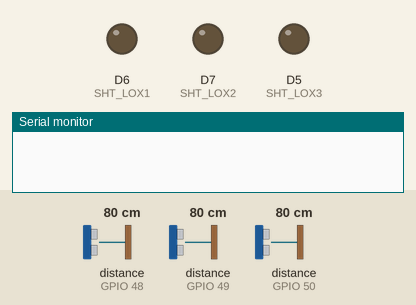
Simulated run of this sketch. Board: ESP8266 (NodeMCU). Shown: output pins drawn as LEDs (lit = HIGH), the last lines printed to the serial monitor. The test bench sets the inputs (shaded band); at power-on: distance to the obstacle (sensors on GPIO 48, GPIO 49, GPIO 50) 80 cm. WiFi joins after 1.5 s; servers stay silent unless stated; uploads are accepted with an empty reply.

Above: at 0.0 s.
At 2.1 s:
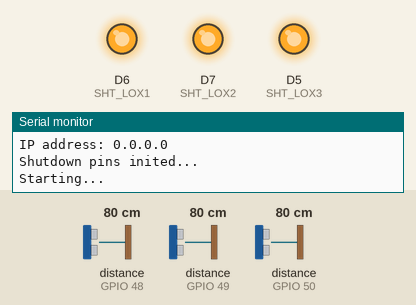
Timing chart, 0 to 3.6 s (numbered marks = the images above):
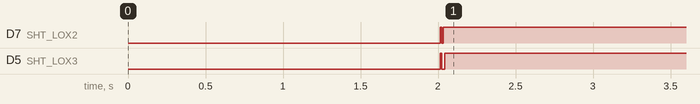

The sketch:

Parking_sensor_project.ino
```cpp
#include <stdint.h>
#include "Adafruit_VL53L0X.h"
#include <Wire.h>
#include <ESP8266WiFi.h>
#include <WiFiClient.h>
#include <ESP8266WebServer.h>
#include <ESP8266HTTPClient.h>

//กำหนด address ของ sensor แต่ละตัว
#define LOX1_ADDRESS 0x30
#define LOX2_ADDRESS 0x31
#define LOX3_ADDRESS 0x32

//กำหนดตัวแปร check ช่องว่างหรือไม่
int state1 = 0;
int state2 = 0;
int state3 = 0;
String state1Data;
String state2Data;
String state3Data;

//กำหนด shutdown pin ของ sensor
#define SHT_LOX1 D6
#define SHT_LOX2 D7
#define SHT_LOX3 D5

//objects สำหรับ sensor
Adafruit_VL53L0X lox1 = Adafruit_VL53L0X();
Adafruit_VL53L0X lox2 = Adafruit_VL53L0X();
Adafruit_VL53L0X lox3 = Adafruit_VL53L0X();

//กำหนดตัวแปรสำหรับการวัดค่า
VL53L0X_RangingMeasurementData_t measure1;
VL53L0X_RangingMeasurementData_t measure2;
VL53L0X_RangingMeasurementData_t measure3;

//กำหนดการเชื่อมต่อ WIFI
const char *ssid = "true_home2G_5FE"; // ชื่อ WiFi
const char *password = "06800727"; // password ของ WiFi
const char *host = "3.0.177.239"; // server address


//function เริ่มต้นสำหรับการ set การทำงานของ sensor เพื่อสามารถใช้ได้หลายตัว
void setID() {
  // reset sensor ทุกตัว
  digitalWrite(SHT_LOX1, LOW);
  digitalWrite(SHT_LOX2, LOW);
  digitalWrite(SHT_LOX3, LOW);
  delay(10);
  // เปิดการทำงาน sensor ทุกตัว
  digitalWrite(SHT_LOX1, HIGH);
  digitalWrite(SHT_LOX2, HIGH);
  digitalWrite(SHT_LOX3, HIGH);
  delay(10);

  // เปิดการทำงานของ sensor ตัวที่ 1
  digitalWrite(SHT_LOX1, HIGH);
  digitalWrite(SHT_LOX2, LOW);
  digitalWrite(SHT_LOX3, LOW);

  // check การเชื่อมต่อ sensor ตัวที่ 1
  if(!lox1.begin(LOX1_ADDRESS)) {
    Serial.println(F("Failed to boot first VL53L0X"));
    while(1);
  }
  delay(10);

  // เปิดการทำงานของ sensor ตัวที่ 2
  digitalWrite(SHT_LOX2, HIGH);
  delay(10);

  //check การเชื่อมต่อ sensor ตัวที่ 2
  if(!lox2.begin(LOX2_ADDRESS)) {
    Serial.println(F("Failed to boot second VL53L0X"));
    while(1);
  }

  // เปิดการทำงานของ sensor ตัวที่ 3
  digitalWrite(SHT_LOX3, HIGH);
  delay(10);

  //check การเชื่อมต่อ sensor ตัวที่ 3
  if(!lox3.begin(LOX3_ADDRESS)) {
    Serial.println(F("Failed to boot third VL53L0X"));
    while(1);
  }
}

void setup() {
  Serial.begin(115200);
  delay(1000);
  WiFi.mode(WIFI_OFF);
  delay(1000);
  WiFi.mode(WIFI_STA);

  //เชื่อมต่อ WIFI Router
  WiFi.begin(ssid, password);
  Serial.print("Connected to ");
  Serial.println(ssid);
  Serial.print("IP address: ");
  Serial.println(WiFi.localIP());

  //กำหนด pin ของ sensor
  pinMode(SHT_LOX1, OUTPUT);
  pinMode(SHT_LOX2, OUTPUT);
  pinMode(SHT_LOX3, OUTPUT);

  //reset sensor ทุกตัวเมื่อเริ่มต้นการทำงานของ NodeMCU
  Serial.println("Shutdown pins inited...");
  digitalWrite(SHT_LOX1, LOW);
  digitalWrite(SHT_LOX2, LOW);
  digitalWrite(SHT_LOX3, LOW);

  //ตั้งค่า sensor สำหรับการใช้งาน
  Serial.println("Starting...");
  setID();
}

void loop() {
// ส่วนของ Sensor
  //sensor ทำงานเพื่อรับค่าและแสดงผล
  lox1.rangingTest(&measure1, false);
  lox2.rangingTest(&measure2, false);
  lox3.rangingTest(&measure3, false);

  //check ช่องว่างหรือไม่ (ว่าง = 1, ไม่ว่าง = 0)
  if(measure1.RangeStatus != 4){
    if(measure1.RangeMilliMeter <= 300){
      state1 = 0;
    }else {
      state1 = 1;
    }
  } else {state1 = 1;}
  Serial.print("Sensor1: ");
  Serial.print(state1);

  if(measure2.RangeStatus != 4){
    if(measure2.RangeMilliMeter <= 300){
      state2 = 0;
    }else {
      state2 = 1;
    }
  } else {state2 = 1;}
  Serial.print("  Sensor2: ");
  Serial.print(state2);

  if(measure3.RangeStatus != 4){
    if(measure3.RangeMilliMeter <= 300){
      state3 = 0;
    }else {
      state3 = 1;
    }
  } else {state3 = 1;}
  Serial.print("  Sensor3: ");
  Serial.print(state3);
  Serial.println();


// ส่วนของการเชื่อมต่อและส่งค่าไปยัง database
  Serial.print("connecting to ");
  Serial.println(host);

  WiFiClient client;
  //กำหนด port
  const int httpPort = 80;

  // check การเชื่อมต่อ
  delay(1500);
  if (!client.connect(host, httpPort)) {
    Serial.println("connection failed");
    return;
  }

  //สร้าง url สำหรับส่งไปเพื่อเก็บค่าที่ database
  state1Data = String(state1);
  state2Data = String(state2);
  state3Data = String(state3);

  String url = "/get.php?d_status1=";
  url += state1Data;
  url += "&d_status2=";
  url += state2Data;
  url += "&d_status3=";
  url += state3Data;

  Serial.print("Requesting URL: ");
  Serial.println(url);

  //ส่ง url ไปยัง server
  client.print(String("GET ") + url + " HTTP/1.1\r\n" +
               "Host: " + host + "\r\n" +
               "Connection: close\r\n\r\n");

  // Read all the lines of the reply from server and print them to Serial
  while(client.available()){
    String line = client.readStringUntil('\r');
    Serial.print(line);
  }

  Serial.println();
  Serial.println("closing connection");
  delay(3000);

}
```
